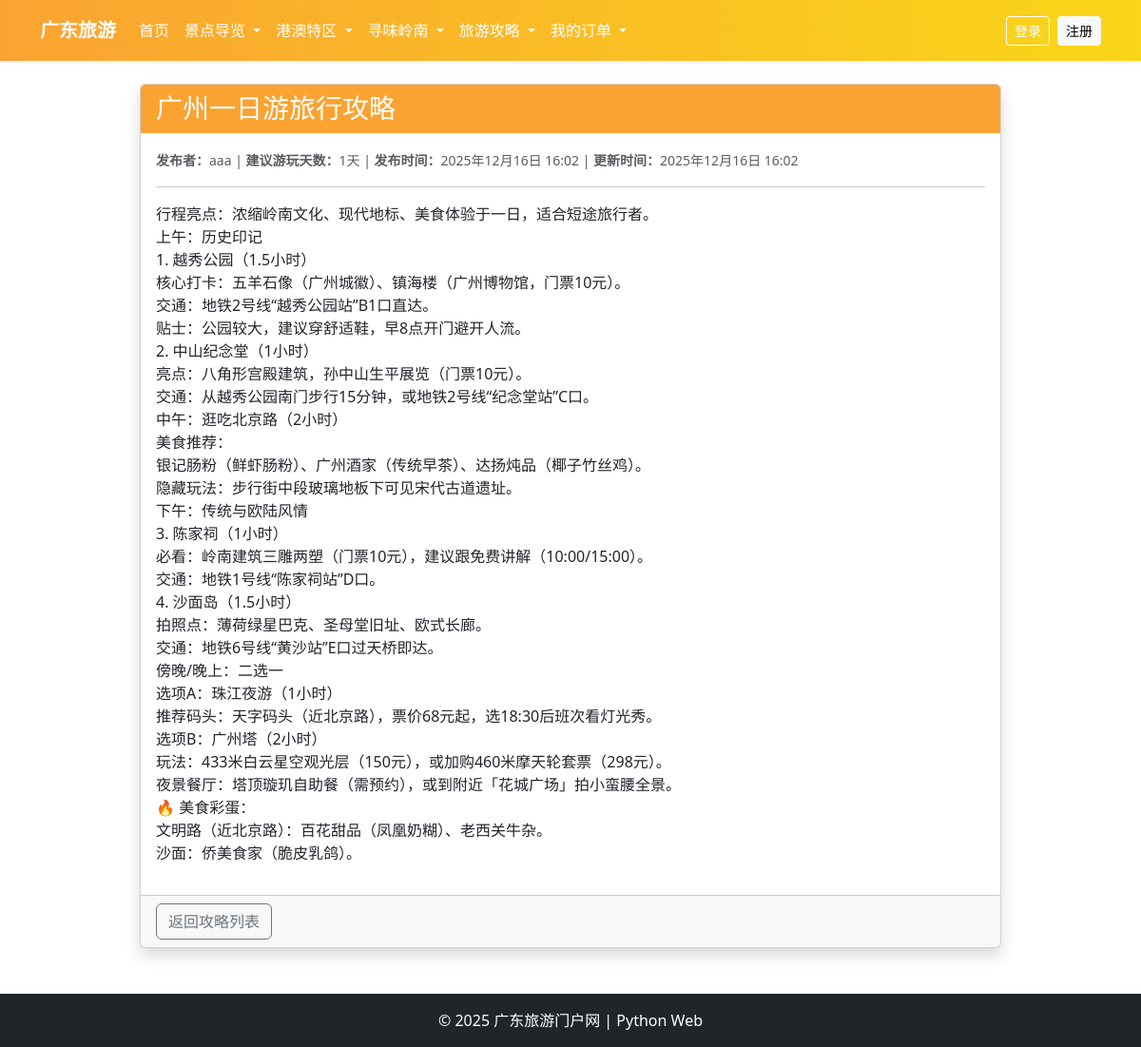
Page /tripPlanApp/detail/11/ on the earlier database version.
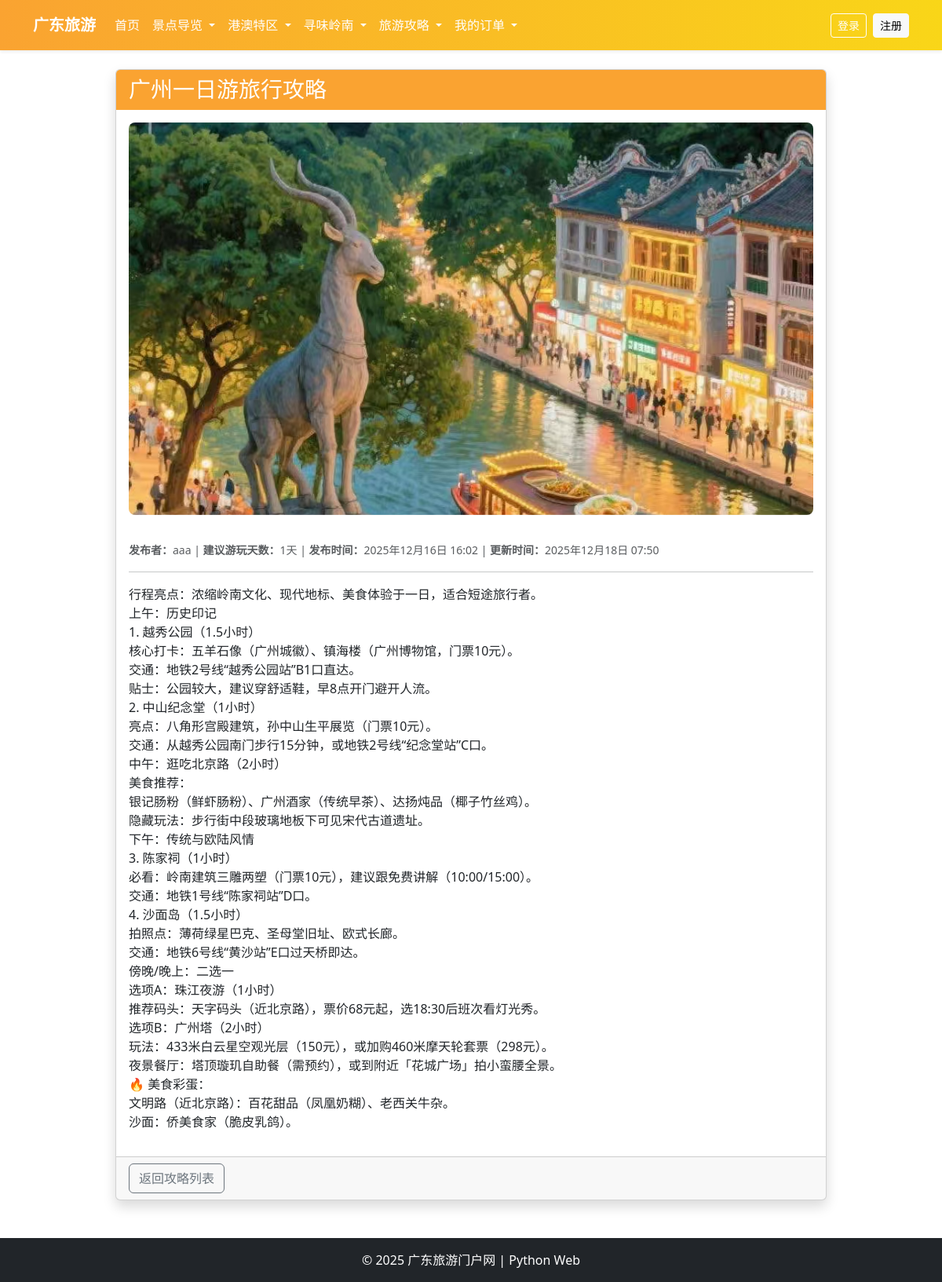
Same page on the later database version.
### tripPlanApp/models.py (models this page shows, shortened)
class TripPlan(models.Model):
    user = models.ForeignKey(User, on_delete=models.CASCADE, verbose_name="发布用户", null=True, blank=True)
    title = models.CharField(max_length=200, verbose_name="攻略标题")
    content = models.TextField(verbose_name="路线详情")
    days = models.IntegerField(verbose_name="建议游玩天数")
    image = models.ImageField(upload_to='tripPlans/', verbose_name="攻略图片", null=True, blank=True)
    created_at = models.DateTimeField(auto_now_add=True, verbose_name="发布时间")
    updated_at = models.DateTimeField(auto_now=True, verbose_name="更新时间")
    class Meta:
        verbose_name = "旅游攻略"
        verbose_name_plural = "旅游攻略"
        ordering = ['-created_at']

### tripPlanApp/views.py (the view)
# urls.py: path('detail/<int:plan_id>/', views.trip_plan_detail, name='trip_plan_detail'),  # 攻略详情
def trip_plan_detail(request, plan_id):
    plan = get_object_or_404(TripPlan, id=plan_id)
    return render(request, 'tripPlan/detail.html', {'plan': plan})

### templates/tripPlan/detail.html (shortened to what this page needs)
{% extends 'base.html' %}
{% block content %}
<div class="container mt-4">
    <div class="row">
        <div class="col-md-10 offset-md-1">
            <div class="card shadow">
                <div class="card-header bg-primary trip-detail-card-header text-white">
                    <h3 class="mb-0">{{ plan.title }}</h3>
                </div>
                <div class="card-body">
                    {% if plan.image or plan.images.all %}
                    <div class="trip-plan-carousel">
                        <div id="tripPlanCarousel" class="carousel slide" data-bs-ride="carousel">
                            <div class="carousel-inner">
                                {% if plan.image %}
                                <div class="carousel-item active">
                                    <img src="{{ plan.image.url }}" class="d-block w-100" alt="{{ plan.title }}" onclick="openImageModal('{{ plan.image.url }}')">
                                </div>
                                {% endif %}
                            </div>
                        </div>
                    </div>
                    {% endif %}
                    <div class="mb-3 text-muted">
                        <small>
                            <strong>发布者：</strong>{{ plan.user.username }} |
                            <strong>建议游玩天数：</strong>{{ plan.days }}天 |
                            <strong>发布时间：</strong>{{ plan.created_at|date:"Y年m月d日 H:i" }}
                            {% if plan.updated_at != plan.created_at %}
                                | <strong>更新时间：</strong>{{ plan.updated_at|date:"Y年m月d日 H:i" }}
                            {% endif %}
                        </small>
                    </div>
                    <hr>
                    <div class="trip-content">
                        {{ plan.content|linebreaks }}
                    </div>
                </div>
                <div class="card-footer">
                    <div class="d-flex justify-content-between">
                        <a href="{% url 'tripPlanApp:trip_plan_list' %}" class="btn btn-outline-secondary">返回攻略列表</a>
                    </div>
                </div>
            </div>
        </div>
    </div>
</div>
{% endblock %}

Differences in the rows shown:
changed TripPlan "广州一日游旅行攻略": image: picture added; updated_at "2025年12月16日 16:02" → "2025年12月18日 07:50"
